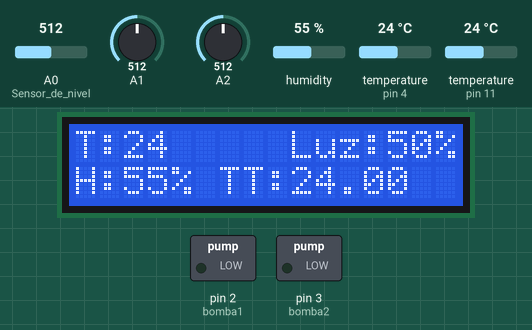
Recording of a sketch running on a simulated Arduino Uno, built with avr-gcc and run on an emulated ATmega328P. On the bench: 16×2 character LCD, switched loads named in the sketch (green lamp = pin HIGH). The inputs (shaded band) are chosen by the test bench; at power-on: A2 = 512, A0 (Sensor_de_nivel) = 512, A1 = 512, humidity 55 %, temperature (sensors on pin 4, pin 11) 24 °C. What the sketch prints to the serial monitor is not drawn.

Above: at 1.2 s.
1.3 s: A2 set to 113
At 2.8 s:
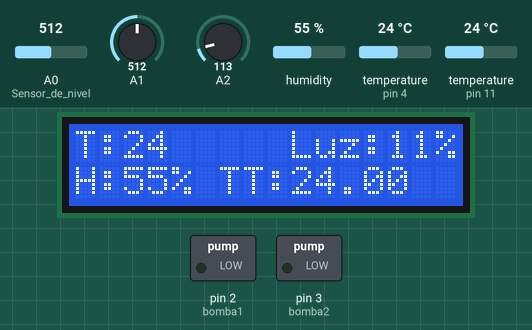
3.2 s: A2 set to 95
At 5.3 s:
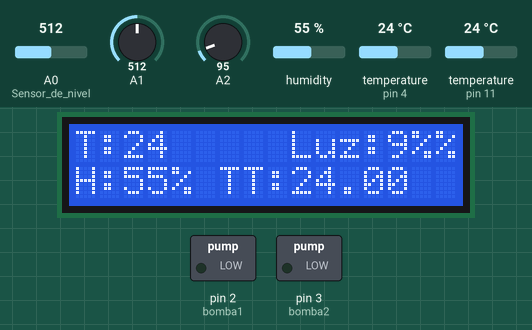
5.7 s: A0 (Sensor_de_nivel) set to 415
8.1 s: A0 (Sensor_de_nivel) set to 386
At 8.6 s:
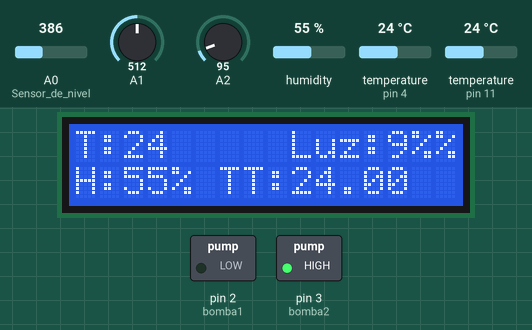
10.0 s: A1 set to 604
12.3 s: A1 set to 625
At 13.9 s:
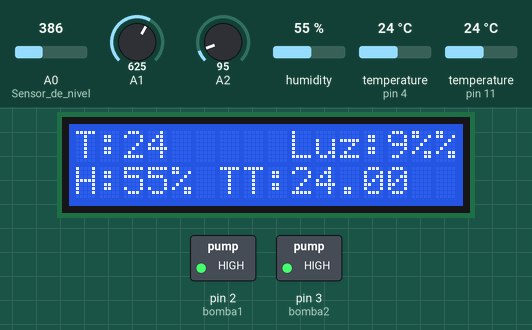
Timing chart, 0 to 15.2 s (numbered marks = the images above; inputs shaded):
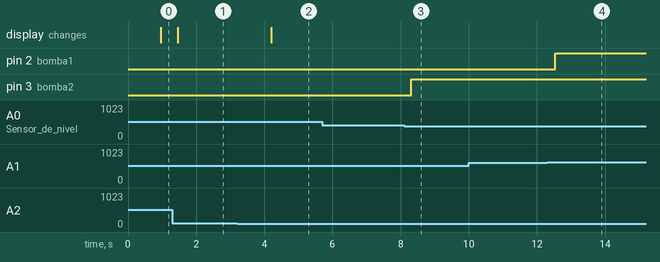

Measured:
- the behaviour switches between 103 and 102 on A2 (found by bisection; images 1 and 2)
- the behaviour switches between 401 and 400 on A0 (Sensor_de_nivel) (found by bisection; images 2 and 3)
- the behaviour switches between 613 and 614 on A1 (found by bisection; images 3 and 4)
- after the input at 1.3 s, the display: changes after 0.16 s (image 1)
- after the input at 3.2 s, the display: changes after 1.0 s (image 2)
- after the input at 5.7 s, every drawn part: stays the same
- after the input at 8.1 s, pin 3 (bomba2): LOW → HIGH after 0.21 s
- after the input at 10.0 s, every drawn part: stays the same
- after the input at 12.3 s, pin 2 (bomba1): LOW → HIGH after 0.23 s

The sketch:

proyecto-final-automatizacion-huerto-nowifi.ino
```cpp
// (licence header left out)
 //=========== LIBRARIES =====================
#include <Wire.h>
#include <LCD.h>
#include <LiquidCrystal_I2C.h>
#include<DHT.h>
#include<OneWire.h>
#include<DallasTemperature.h>


//=========== DEFINE =====================
#define bomba1 2
#define bomba2 3
#define Sensor_de_nivel 0

//=========== DECLARATIONS =====================

DHT sensor_DHT(4,DHT11);
OneWire pin(11); // conectado en pin 11
DallasTemperature sensor_temperatura(&pin);
float Temperatura = 0;
int humedad_del_suelo;
int nivel_de_agua = 0;
LiquidCrystal_I2C  lcd(0x3F,2,1,0,4,5,6,7); // 0x27 is the I2C bus address for an unmodified module

//=========== SETUP =====================

void setup()
{
    lcd.setBacklightPin(3,POSITIVE);
    lcd.setBacklight(HIGH); // NOTE: You can turn the backlight off by setting it to LOW instead of HIGH
    lcd.begin(16, 2);
    lcd.clear();
    pinMode(bomba1,OUTPUT);
    pinMode(bomba2,OUTPUT);
    Serial.begin(9600);
    digitalWrite(bomba1,LOW);
    digitalWrite(bomba2,LOW);
    sensor_DHT.begin();
    sensor_temperatura.begin();
}

//=========== LOOP =====================

void loop()
{
    Llenado_del_Tanque();
    Luz();
    Humedad_y_Temperatura();
    Riego();
    Temperatura_de_la_tierra();
    delay(500);
}

//=========== FUNCTIONS =====================

void Riego(){
  humedad_del_suelo=analogRead(1);
  //Convertimos el valor analogo 0-1023 a porcentaje 100-0
  humedad_del_suelo=map(humedad_del_suelo,0,1023,100,0);
  Serial.print("Porcentaje de Humedad de la Tierra");
  Serial.print(humedad_del_suelo);
  Serial.print("%");
  if(humedad_del_suelo <=40){
    Serial.println("Tierra muy seca, RIEGO ACTIVADO");
    digitalWrite(bomba1,1);
  }
  if((humedad_del_suelo > 40) and (humedad_del_suelo <=65)){
    digitalWrite(bomba1,0);
    Serial.println("Tierra con buena humedad");
  }
  if(humedad_del_suelo >65){
    digitalWrite(bomba1,0);
    Serial.println("Demasiada Agua, REQUIERE DRENAR AGUA");
  }
}

void Luz(){
  int luz = analogRead(2);
  luz = map(luz,0,1023,0,100);
  Serial.print("Porcentaje de Luz= ");
  Serial.print(luz);
  Serial.println("%");
  lcd.setCursor(9,0);
  lcd.print("Luz:");
  lcd.print(luz);
  lcd.print("%");
}

void Humedad_y_Temperatura(){
  int humedad = sensor_DHT.readHumidity();
  int temperatura_ambiente = sensor_DHT.readTemperature();
  Serial.print("Humedad= ");
  Serial.print(humedad);
  Serial.print(" ,Temperatura ambiente= ");
  Serial.println(temperatura_ambiente);
  lcd.setCursor(0,0);
  lcd.print("T:");
  lcd.print(temperatura_ambiente);
  lcd.setCursor(0,1);
  lcd.print("H:");
  lcd.print(humedad);
  lcd.print("%");
}

void Temperatura_de_la_tierra(){
  sensor_temperatura.requestTemperatures();
  Temperatura = sensor_temperatura.getTempCByIndex(0);
  Serial.print("Temperatura de la tierra= ");
  Serial.println(Temperatura);
  lcd.setCursor(6,1);
  lcd.print("TT:");
  lcd.print(Temperatura);
}

void Llenado_del_Tanque(){
  nivel_de_agua=analogRead(Sensor_de_nivel);
  Serial.print("Nivel de agua ");
  Serial.println(nivel_de_agua);

  if(nivel_de_agua > 400){
    digitalWrite(bomba2,LOW);
    Serial.println("Tanque lleno");
  }
  else{
    digitalWrite(bomba2,HIGH);
    Serial.println("Bomba Activada");
  }
}
```
